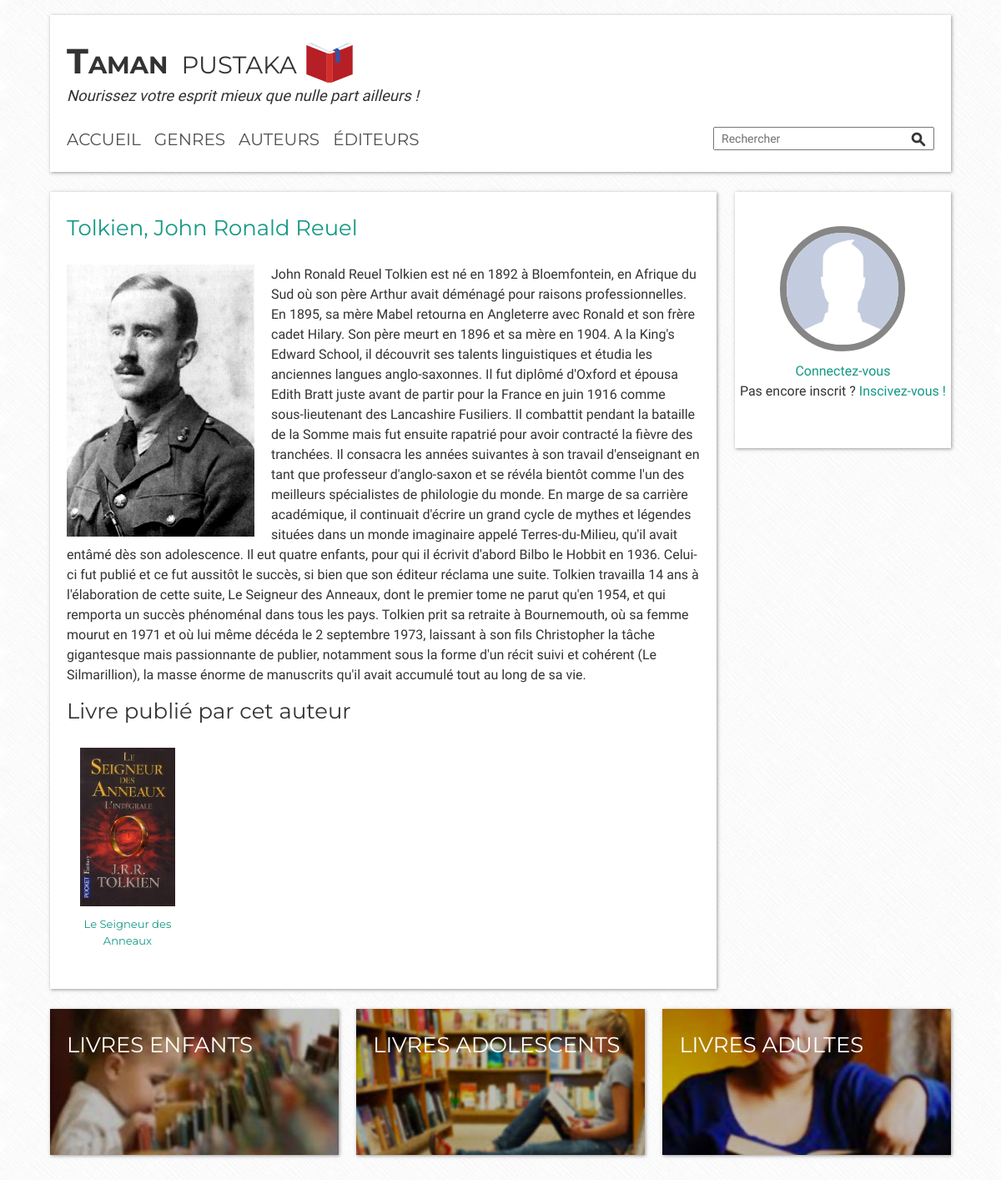
/?a=view&e=author&author_id=1, run on the app's committed database.
### tables this page shows
CREATE TABLE `books` (
`id` int(11) NOT NULL,
  `title` varchar(255) NOT NULL,
  `cover` varchar(255) NOT NULL,
  `alt` varchar(225) NOT NULL,
  `summary` text NOT NULL,
  `exerc` text NOT NULL,
  `created_at` timestamp NOT NULL DEFAULT CURRENT_TIMESTAMP ON UPDATE CURRENT_TIMESTAMP,
  `updated_at` timestamp NOT NULL DEFAULT '0000-00-00 00:00:00',
  `genre_id` int(11) NOT NULL,
  `editor_id` int(11) NOT NULL,
  `author_id` int(11) NOT NULL,
  `classification_id` int(11) NOT NULL
);

CREATE TABLE `authors` (
  `id` int(11) NOT NULL,
  `name` varchar(255) NOT NULL,
  `firstname` varchar(255) NOT NULL,
  `wiki` varchar(255) NOT NULL,
  `photo` varchar(255) NOT NULL,
  `alt` varchar(225) NOT NULL,
  `bio` text NOT NULL,
  `created_at` timestamp NOT NULL DEFAULT CURRENT_TIMESTAMP ON UPDATE CURRENT_TIMESTAMP,
  `updated_at` timestamp NOT NULL DEFAULT '0000-00-00 00:00:00'
);

### index.php (called while the page is built, shortened)
<?php
    include( CONFIG_DIR . 'routes.php' );
    $rtsParts = explode( ROUTE_DELIMITER, $routes[ 'default' ] );
    $a = $rtsParts[ 0 ];
    if ( isset( $_REQUEST[ 'a' ] ) && isset( $_REQUEST[ 'e' ] ) )
    {
        $a = $_REQUEST[ 'a' ];
        $e = $_REQUEST[ 'e' ];
    }
    $controller = new $controllerName;
    $data = call_user_func( [ $controller, $a ] );
    include( 'views/layout.php' );

### models/Model.class.php (called while the page is built, shortened)
<?php
    class Model
    {
        private $db_options = [
            PDO::ATTR_DEFAULT_FETCH_MODE => PDO::FETCH_OBJ,
            PDO::ATTR_ERRMODE => PDO::ERRMODE_EXCEPTION
        ];
        public function __construct()
        {
            try
            {
                $this -> dbConn = new PDO(
                    self::DSN,
                    self::USERNAME,
                    self::PASSWORD,
                    $this -> db_options
                );
                $this -> dbConn -> query( 'SET CHARACTER SET UTF8' );
                $this -> dbConn -> query( 'SET NAMES UTF8' );
            }
            catch( PDOException $e )
            {
                die( 'Euh... Tu es sûre d’être connecté à la Base de Donnée ?!' );
            }
        }
    }

### models/Author.class.php (called while the page is built, shortened)
<?php
    class Author extends Model
    {
        public function __construct()
        {
            parent::__construct();
        }
        public function getByAuthorId( $id )
        {
            $sql = 'SELECT books.id as bookId, books.title, books.cover, books.alt, books.author_id as authorId, authors.id, authors.name as authorName, authors.firstname as authorFirstname, authors.wiki, authors.photo, authors.alt, authors.bio FROM books JOIN authors ON authors.id = books.author_id WHERE authors.id = :id';
            $pdost = $this -> dbConn -> prepare( $sql );
            $pdost -> execute( [ ':id' => $id ] );
            return $pdost -> fetchAll();
        }
    }

### controllers/C_Author.class.php (called while the page is built, shortened)
<?php
    class C_Author extends C_Base
    {
        private $modelAuthor = null;
        public function __construct()
        {
            $this -> modelAuthor = new Author();
        }
        public function view()
        {
            global $a, $e;
            if( isset( $_GET[ 'author_id' ] ) )
            {
                $data = $this -> modelAuthor -> getByAuthorId( $_GET[ 'author_id' ] );
                $view = $e . VIEW_DELIMITER . $a . '.php';
                return [ 'view' => $view, 'data' => $data ];
            }
        }
    }

### views/author_view.php (the view, shortened to what this page needs)
<div class="clearfix">
  <section class="container clearfix">
    <?php $myAuthor = $data[ 'data' ][ 0 ] ?>
    <h3 class="show__title gamma"><a href="<?php echo( $myAuthor -> wiki ) ?>"><?php echo( $myAuthor -> authorName ) ?>, <?php echo( $myAuthor -> authorFirstname ) ?></a></h3><img src="css/images/authors/<?php echo( $myAuthor -> photo ) ?>" alt="<?php echo( $myAuthor -> alt ) ?>" class="show__img">
    <p><?php echo( $myAuthor -> bio ) ?></p>
    <h3 class="gamma">Livre publié par cet auteur</h3>
  <?php foreach( $data[ 'data' ] as $book ): ?>
  <a href="?a=view&e=book&book_id=<?php echo( $book -> bookId ); ?>">
      <div class="random__block">
          <img src="css/images/books/<?php echo( $book -> cover ); ?>" alt="<?php echo( $book -> title ); ?>">
          <h4 class="zeta random__title"><?php echo( $book -> title ); ?></h4>
      </div>
  </a>
  <?php endforeach; ?>
  </section>
</div>

### css/main-min.css (style rules this page uses)
html,body,div,span,applet,object,iframe,h1,h2,h3,h4,h5,h6,p,blockquote,pre,a,abbr,acronym,address,big,cite,code,del,dfn,em,img,ins,kbd,q,s,samp,small,strike,strong,sub,sup,tt,var,b,u,i,center,dl,dt,dd,ol,ul,li,fieldset,form,label,legend,table,caption,tbody,tfoot,thead,tr,th,td,article,aside,canvas,details,embed,figure,figcaption,footer,header,hgroup,menu,nav,output,ruby,section,summary,time,mark,audio,video { margin:0;padding:0;border:0;font-size:100%;font:inherit;vertical-align:baseline }
article,aside,details,figcaption,figure,footer,header,hgroup,menu,nav,section { display:block }
body { line-height:1 }
html { font-family:sans-serif;-ms-text-size-adjust:100%;-webkit-text-size-adjust:100% }
body { margin:0 }
article,aside,details,figcaption,figure,footer,header,hgroup,main,nav,section,summary { display:block }
a { background:transparent }
img { border:0 }
h1,h2,h3,h4,h5,h6,ul,ol,dl,blockquote,p,address,table,fieldset,figure,pre { margin-bottom:24px;margin-bottom:1.5rem }
html { -webkit-box-sizing:border-box;-moz-box-sizing:border-box;box-sizing:border-box }
*,*:before,*:after { -webkit-box-sizing:inherit;-moz-box-sizing:inherit;box-sizing:inherit }
body { font-size:16px;font-size:1rem;line-height:1.5;font-family:"Esteban",serif;background:url("images/pattern.png");color:#333;overflow-y:scroll;min-height:100%;-webkit-text-size-adjust:100%;-ms-text-size-adjust:100%;-moz-osx-font-smoothing:grayscale;-webkit-font-smoothing:antialiased }
h3,.gamma { font-size:25.888px;font-size:1.618rem;font-family:"Montserrat",sans-serif }
h4,.delta { font-size:21.18px;font-size:1.32375rem;font-family:"Montserrat",sans-serif }
h6,.zeta { font-size:13.09px;font-size:0.818125rem;font-family:"Montserrat",sans-serif }
p { margin-bottom:12px;margin-bottom:0.75rem }
a { color:#139885;text-decoration:none;-webkit-transition:all .25s;-moz-transition:all .25s;-ms-transition:all .25s;transition:all .25s; }
img { max-width:100%;font-style:italic;vertical-align:middle }
.container { position:relative;display:block;background-color:#fff;padding:24px 20px;padding:1.5rem 1.25rem;margin:12px 0;margin:0.75rem 0rem;-webkit-box-shadow:1px 1px 4px 0 rgba(125,125,125,0.8);-moz-box-shadow:1px 1px 4px 0 rgba(125,125,125,0.8);-ms-box-shadow:1px 1px 4px 0 rgba(125,125,125,0.8);-webkit-box-shadow:1px 1px 4px 0 rgba(125,125,125,0.8);box-shadow:1px 1px 4px 0 rgba(125,125,125,0.8) }
.random__block { display:inline-block;width:15%;vertical-align:top;margin:0 16px;margin:0rem 1rem; }
.random__title { text-align:center;margin-top:12px;margin-top:0.75rem }
.show__img { display:block;float:left;margin:0 20px 10px 0;margin:0rem 1.25rem 0.625rem 0rem;max-width:225px;max-width:14.0625rem }
.clearfix:before,.clearfix:after { content:" ";display:table }
.clearfix:after { clear:both }

### data on the page
books: author.name "Tolkien", author.firstname "John Ronald Reuel", author.photo (picture), author.bio "John Ronald Reuel Tolkien est né en 1892 à Bloemfontein, en Afrique du Sud où son père Arthur avait déménagé pour raisons professionnelles. En 1895, sa mère Mabel retourna en Angleterre avec Ronald et son frère cadet Hilary. Son père meurt en 1896 et sa mère en 1904. A la King's Edward School, il découvrit ses talents linguistiques et étudia les anciennes langues anglo-saxonnes. Il fut diplômé d'Oxford et épousa Edith Bratt juste avant de partir pour la France en juin 1916 comme sous-lieutenant des Lancashire Fusiliers. Il combattit pendant la bataille de la Somme mais fut ensuite rapatrié pour avoir contracté la fièvre des tranchées. Il consacra les années suivantes à son travail…", cover (picture), title "Le Seigneur des Anneaux"
